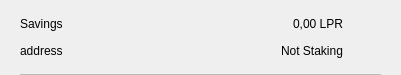
<?xml version="1.0" encoding="UTF-8"?>
<ui version="4.0">
 <class>CSRow</class>
 <widget class="QWidget" name="CSRow">
  <property name="geometry">
   <rect>
    <x>0</x>
    <y>0</y>
    <width>401</width>
    <height>75</height>
   </rect>
  </property>
  <property name="windowTitle">
   <string>Form</string>
  </property>
  <layout class="QVBoxLayout" name="verticalLayout">
   <property name="spacing">
    <number>0</number>
   </property>
   <property name="leftMargin">
    <number>20</number>
   </property>
   <property name="topMargin">
    <number>10</number>
   </property>
   <property name="rightMargin">
    <number>20</number>
   </property>
   <property name="bottomMargin">
    <number>0</number>
   </property>
   <item>
    <widget class="QWidget" name="info" native="true">
     <property name="minimumSize">
      <size>
       <width>0</width>
       <height>0</height>
      </size>
     </property>
     <layout class="QHBoxLayout" name="horizontalLayout_3">
      <property name="leftMargin">
       <number>0</number>
      </property>
      <property name="topMargin">
       <number>0</number>
      </property>
      <property name="rightMargin">
       <number>0</number>
      </property>
      <property name="bottomMargin">
       <number>10</number>
      </property>
      <item>
       <widget class="QWidget" name="container" native="true">
        <property name="minimumSize">
         <size>
          <width>0</width>
          <height>0</height>
         </size>
        </property>
        <layout class="QVBoxLayout" name="verticalLayout_2">
         <property name="spacing">
          <number>0</number>
         </property>
         <property name="leftMargin">
          <number>0</number>
         </property>
         <property name="topMargin">
          <number>0</number>
         </property>
         <property name="rightMargin">
          <number>0</number>
         </property>
         <property name="bottomMargin">
          <number>0</number>
         </property>
         <item>
          <layout class="QHBoxLayout" name="horizontalLayout">
           <item>
            <widget class="QLabel" name="labelName">
             <property name="toolTip">
              <string notr="true"/>
             </property>
             <property name="text">
              <string>Savings</string>
             </property>
            </widget>
           </item>
           <item>
            <spacer name="horizontalSpacer">
             <property name="orientation">
              <enum>Qt::Horizontal</enum>
             </property>
             <property name="sizeHint" stdset="0">
              <size>
               <width>40</width>
               <height>20</height>
              </size>
             </property>
            </spacer>
           </item>
           <item>
            <widget class="QLabel" name="labelAmount">
             <property name="text">
              <string>0,00 LPR</string>
             </property>
            </widget>
           </item>
          </layout>
         </item>
         <item>
          <layout class="QHBoxLayout" name="horizontalLayout_2">
           <item>
            <widget class="QLabel" name="labelAddress">
             <property name="toolTip">
              <string notr="true"/>
             </property>
             <property name="text">
              <string>address</string>
             </property>
            </widget>
           </item>
           <item>
            <spacer name="horizontalSpacer_2">
             <property name="orientation">
              <enum>Qt::Horizontal</enum>
             </property>
             <property name="sizeHint" stdset="0">
              <size>
               <width>40</width>
               <height>20</height>
              </size>
             </property>
            </spacer>
           </item>
           <item>
            <widget class="QLabel" name="labelStaking">
             <property name="text">
              <string>Not Staking</string>
             </property>
            </widget>
           </item>
          </layout>
         </item>
        </layout>
       </widget>
      </item>
      <item alignment="Qt::AlignHCenter|Qt::AlignVCenter">
       <widget class="QPushButton" name="pushButtonMenu">
        <property name="minimumSize">
         <size>
          <width>24</width>
          <height>24</height>
         </size>
        </property>
        <property name="maximumSize">
         <size>
          <width>32</width>
          <height>32</height>
         </size>
        </property>
        <property name="focusPolicy">
         <enum>Qt::NoFocus</enum>
        </property>
        <property name="styleSheet">
         <string notr="true">border:none; background-color:transparent;</string>
        </property>
        <property name="text">
         <string/>
        </property>
        <property name="icon">
         <iconset>
          <normaloff>://ic-menu-hover</normaloff>://ic-menu-hover</iconset>
        </property>
        <property name="iconSize">
         <size>
          <width>24</width>
          <height>24</height>
         </size>
        </property>
       </widget>
      </item>
     </layout>
    </widget>
   </item>
   <item>
    <widget class="QLabel" name="lblDivisory">
     <property name="minimumSize">
      <size>
       <width>0</width>
       <height>1</height>
      </size>
     </property>
     <property name="maximumSize">
      <size>
       <width>16777215</width>
       <height>1</height>
      </size>
     </property>
     <property name="styleSheet">
      <string notr="true">background-color:#bababa;</string>
     </property>
     <property name="text">
      <string/>
     </property>
     <property name="alignment">
      <set>Qt::AlignBottom|Qt::AlignLeading|Qt::AlignLeft</set>
     </property>
    </widget>
   </item>
  </layout>
 </widget>
 <resources/>
 <connections/>
</ui>
